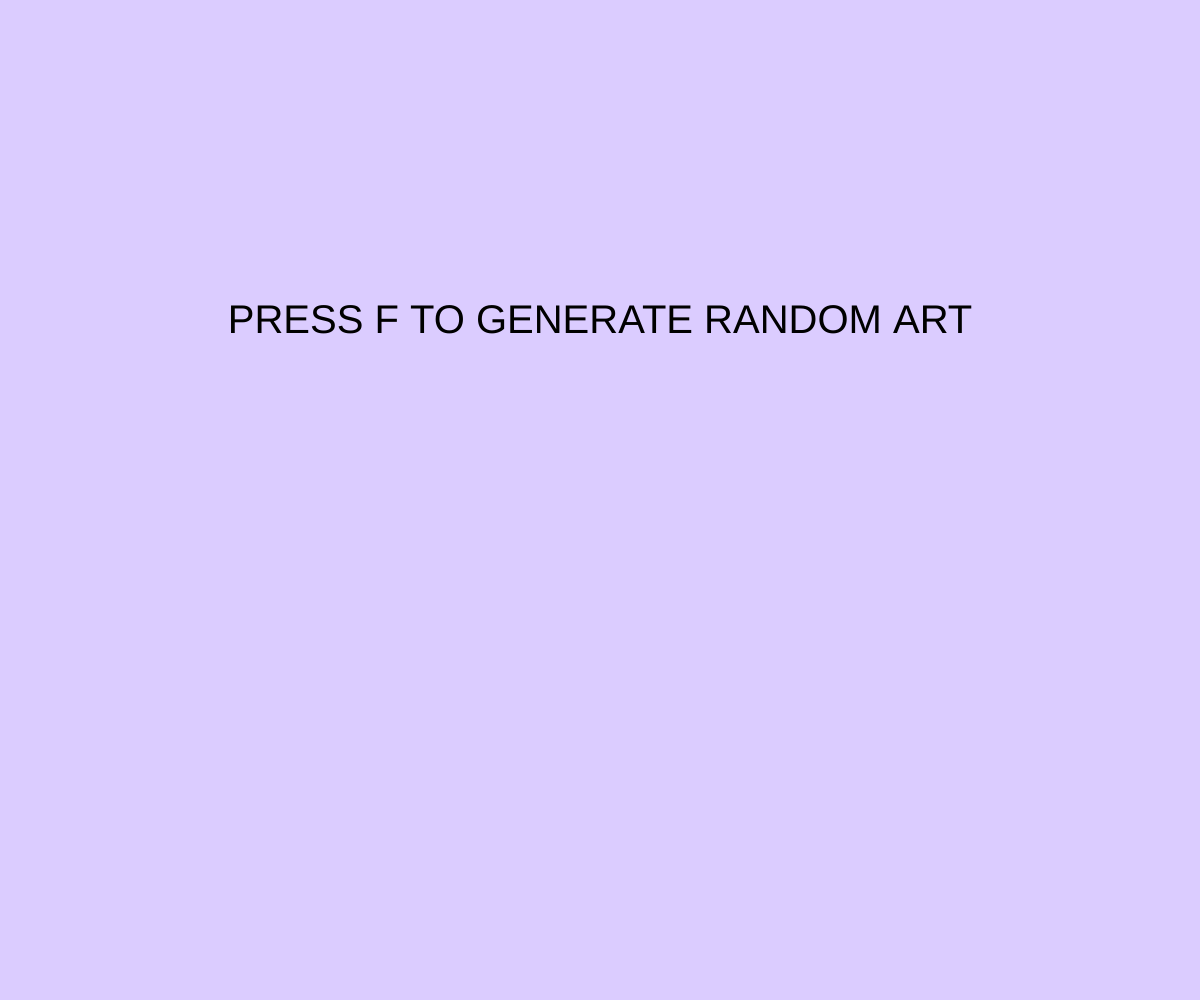
Frame 1 (no input)
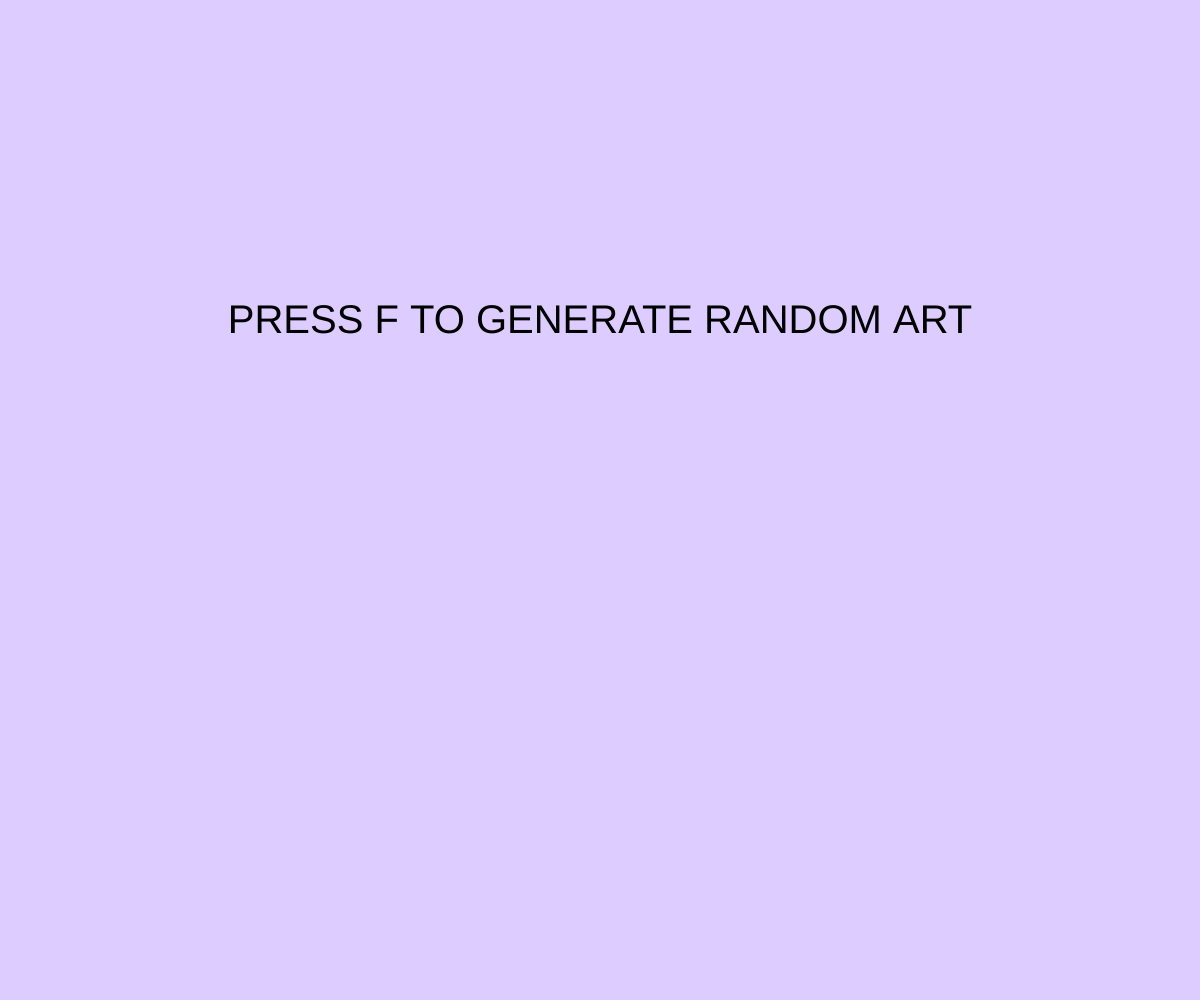
Frame 60 (no input)
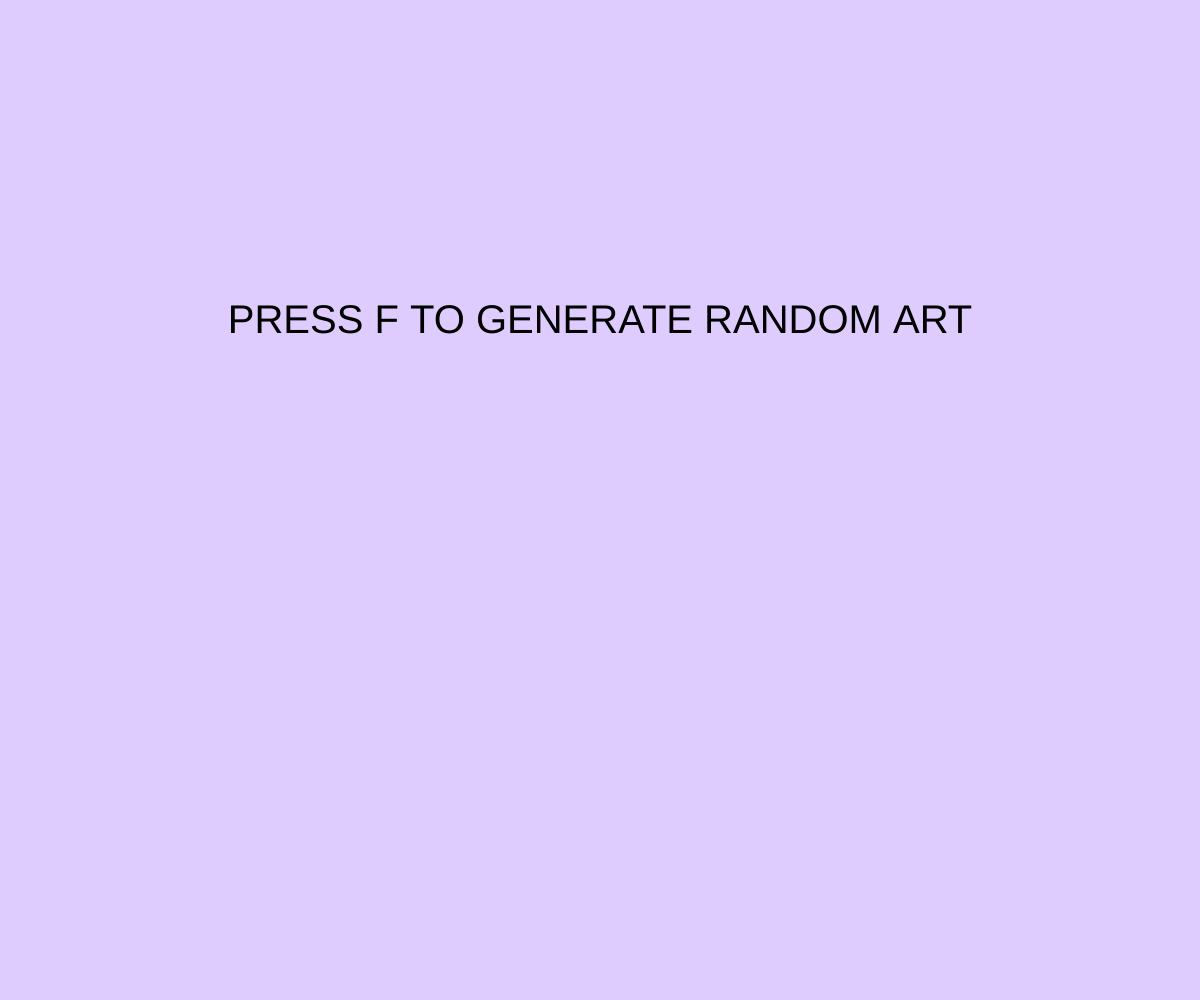
Frame 120 (the mouse pressed at the canvas centre since frame 60)

The p5.js sketch that drew these frames (run headless with seeded random() and noise() and a simulated clock; from frame 60 on, the mouse is pressed at the canvas centre):

// p5.js sketch
// ── sketch.js
var state = 0;
var scrHue;
var turnTimes;
var avgScr;
var currentTurtle;
var startAngle, turnAngle, turnDelay, density, width, hInit, sInit, bInit, hChange, sChange, bChange;
var turtles = [];

function Turtle(initX, initY) {
  this.oldPosition = new p5.Vector(initX,initY);
  this.position = new p5.Vector(initX, initY);
  this.nextStep = new p5.Vector(0, 0);
  this.step = function() {
    this.oldPosition.set(this.position);
    this.position.add(this.nextStep);
    stroke(currentColor[0], currentColor[1], currentColor[2]);
    line(this.oldPosition.x, this.oldPosition.y, this.position.x, this.position.y);
    
    console.log(this.angle);
    this.nextStep = p5.Vector.fromAngle(currentAngle += turnAngle).normalize().mult(turnDelay);
    currentColor = [currentColor[0] + hChange, currentColor[1] + sChange, currentColor[2] + bChange];
    if(currentColor[0] > 100) {
      currentColor[0] -= 100;
    } if(currentColor[0] < 0) {
      currentColor[0] += 100;
    }
  }
  this.draw = function() {
    for(var i = 0; i < turnTimes; i++) {
      this.step();
    }
  }
}

function initArt() {
	turtles = [];
  startAngle = 360/(random(int(1,15)));
  turnAngle = 360/(random(int(1,15)));
  turnDelay = random(avgScr/150,avgScr/25);
  xDensity = random(avgScr/150, avgScr/10);
  yDensity = random(avgScr/150, avgScr/10);
  lineWidth = random(avgScr/500, avgScr/50);
  hInit = random(100);
  sInit = random(100);
  bInit = random(100);
  turnTimes = random(20);
  hChange = random(-10,10);
  sChange = random(-10,10);
  bChange = random(-10,10);
	currentAngle = startAngle;
  if(random(2) < 1) {
    background(0,0,0);
  } else {
    background(0,0,100);
  }
	
	for(var x = 0 - xDensity; x < width + xDensity; x += xDensity) {
    for(var y = 0 - yDensity; y < height + yDensity; y += yDensity) {
      turtles.push(new Turtle(x,y));
      console.log('new turtle at ' + x + y);
    }
  }
	
	console.log(turtles.length);
}

function doArt() {
  strokeWeight(lineWidth);
  
	currentColor = [hInit, sInit, bInit];
	console.log('doing art on turtle ' + currentTurtle);
  turtles[currentTurtle].draw();
	
	currentTurtle++;
  
  if(currentTurtle === turtles.length) {
		state = 3;
	}
}

function setup() {
  canvas = createCanvas(window.innerWidth, window.innerHeight);
	scrHue = random(100);
	frameRate(144);
  colorMode(HSB, 100);
  avgScr = (width+height)/2;
  textAlign(CENTER);
}

function draw() {
  if(state === 0) {
    background(scrHue,20,100);
    textSize(width/30);
    strokeWeight(0);
    text("PRESS F TO GENERATE RANDOM ART", width/2, height/3);
    scrHue += 0.0125;
    if(scrHue > 100) {
      scrHue -= 100;
    }
  } else if(state === 1) {
    background(scrHue,20,100);
    text("LOADING...", width/2, height/3);
    state = 2;
		currentTurtle = 0;
		initArt();
  } else if(state === 2) {
    doArt();
  }
}

function keyPressed() {
  if(state === 0 && key === "F") {
    state = 1;
  } else if(state === 3 || state === 2 && key === "F") {
		scrHue = random(100);
    state = 1;
  }
}
